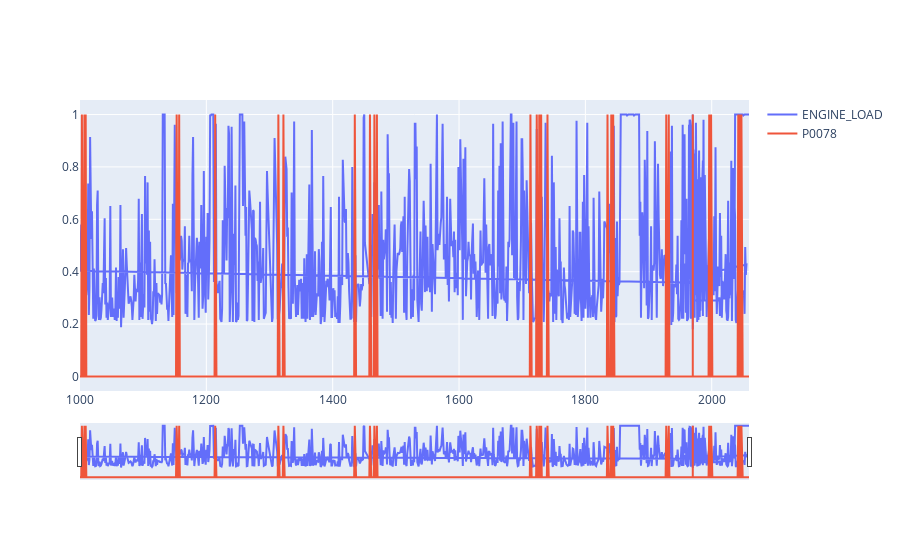

Notebook source saved alongside this figure:
### Code cell
fig = go.Figure()

# fig.add_trace(go.Scatter(x=list(df_car13.index), y=list(df_car13["P007E"]), name="P007E"))

# fig.add_trace(go.Scatter(x=list(df_car13.index), y=list(df_car13["P007F"]), name="P007F"))
fig.add_trace(go.Scatter(x=list(df_car13.index), y=list(df_car13["ENGINE_LOAD"]), name="ENGINE_LOAD"))

fig.add_trace(go.Scatter(x=list(df_car13.index), y=list(df_car13["P0078"]), name="P0078"))

# fig.add_trace(go.Scatter(x=list(df_car13.index), y=list(df_car13["P0079"]), name="P0079"))

# Add range slider
fig.update_layout(
    xaxis=dict(
        rangeslider=dict(
            visible=True
        ),
        type="date"
    )
)

fig.show()

### Figure 1 — Plotly figure (JSON) as saved in the notebook; plotly's stock layout.template omitted (floating-point values rounded to 4 significant figures; data arrays with more than 128 entries replaced by an {"elided": "..."} marker saying what was removed)
{"data": [{"name": "ENGINE_LOAD", "type": "scatter", "x": {"elided": "2060 int values"}, "y": {"elided": "2060 float values"}}, {"name": "P0078", "type": "scatter", "x": {"elided": "2060 int values"}, "y": {"elided": "2060 int values"}}], "layout": {"xaxis": {"rangeslider": {"visible": true}, "type": "date"}}}
